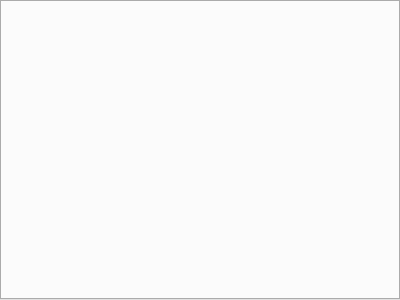
<ui version="4.0">
 <class>TabWidget_login_register</class>
 <widget class="QTabWidget" name="TabWidget_login_register">
  <property name="geometry">
   <rect>
    <x>0</x>
    <y>0</y>
    <width>400</width>
    <height>300</height>
   </rect>
  </property>
  <property name="windowTitle">
   <string>TabWidget</string>
  </property>
 </widget>
</ui>
